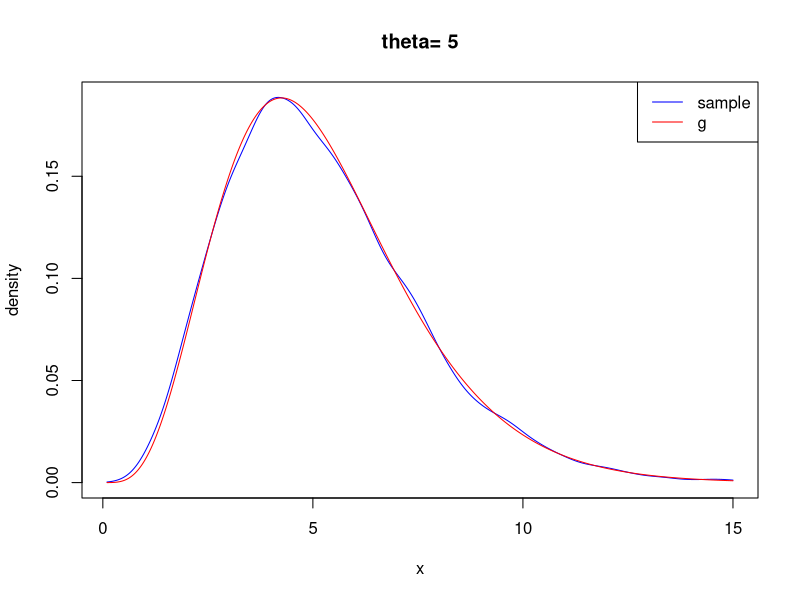
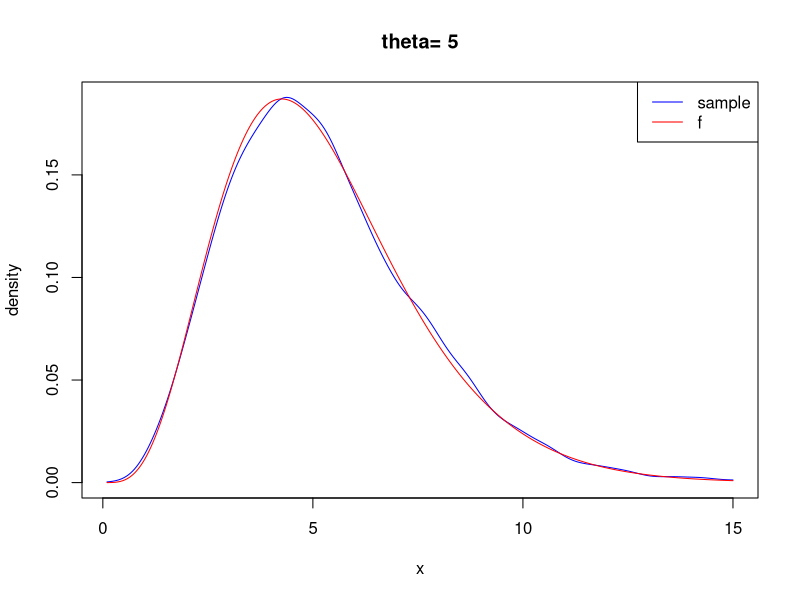
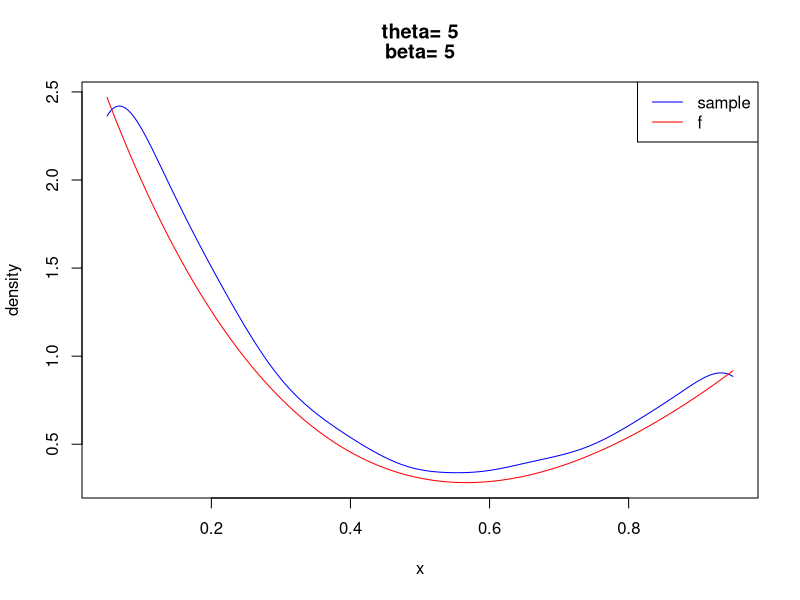
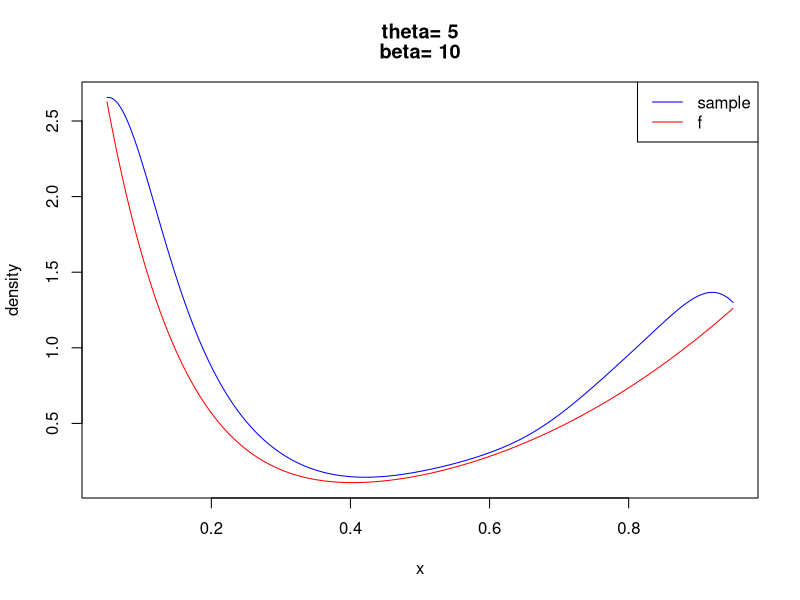
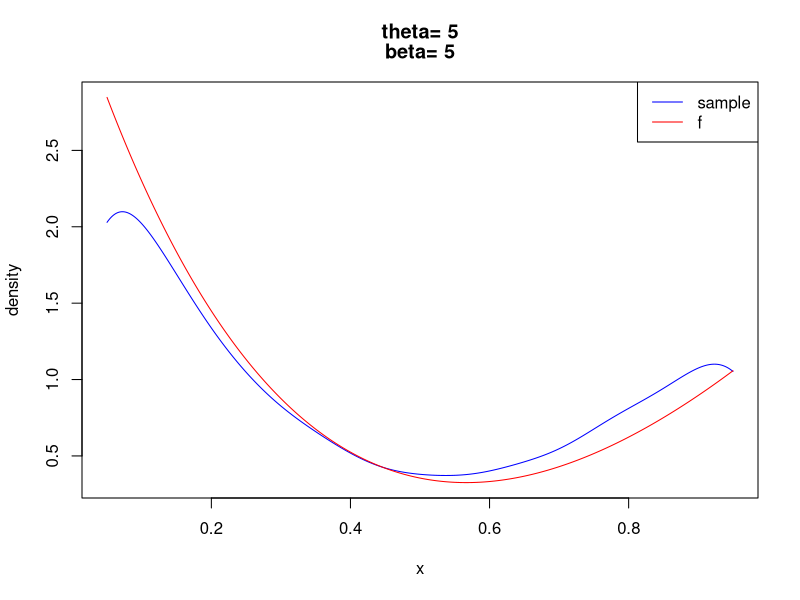
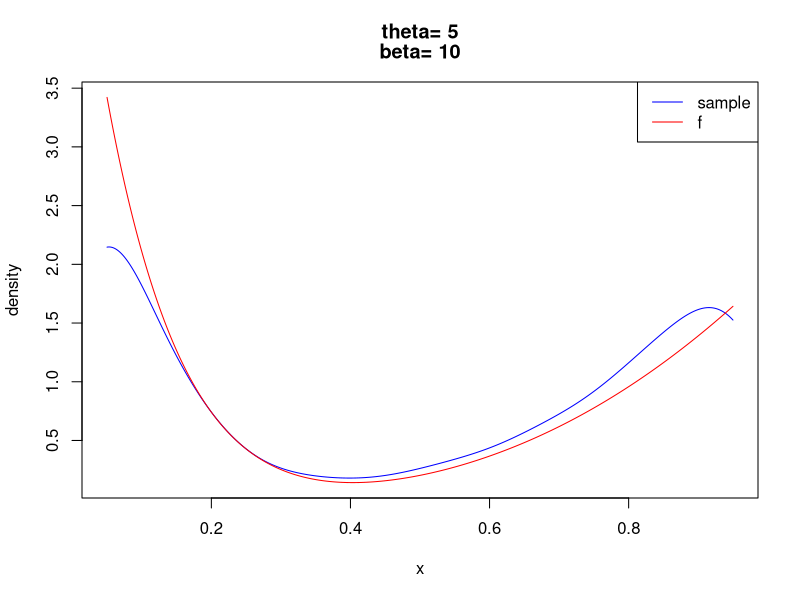

Recreate these plots in R, in order.
## ---- chunk 1
knitr::opts_chunk$set(echo = TRUE)
## ---- chunk 2

g.sample <- function(theta,n){
  sample = rep(0, n)
  for (i in 1:n){
    a = sample(1:2,1,prob = c(2*gamma(theta),gamma(theta+1/2)))
    if (a==1){
      x = rgamma(1,theta)
      sample[i] = x
    } else {
      x = rgamma(1,theta+1/2)
      sample[i] = x
    }
  }
  return(sample)
}

sample = g.sample(5,10000)
theta = 5 

#plot
intvl=c(.1, 15)
n.p=10001
dg.obj = density(sample, from=intvl[1], to=intvl[2], n=n.p)
x = dg.obj$x
dg = dg.obj$y
g.val = 2*x^(theta-1)*exp(-x)+x^(theta-1/2)*exp(-x)
g <- function(x) {2*x^(theta-1)*exp(-x)+x^(theta-1/2)*exp(-x)}
c <- integrate(g, lower = 0, upper = Inf)$value
g.val = g.val/c
title1 <- paste("theta=",theta)
plot(ts(cbind(dg,g.val),start=intvl[1],
     deltat=diff(intvl)/(n.p-1)), main = c(title1),
     plot.type="single", col=c("blue", "red"),
     ylab="density", xlab="x")
legend("topright",legend=c('sample','g'),col=c('blue','red'),
       lty=1)

## ---- chunk 3
f.sample <- function(theta, n=10000) {
  sample = rep(0, n)
  for (i in 1:n) {
    while (1) {
      x = g.sample(theta,1)
      if ((sqrt(2)/2)*(2+sqrt(x))*runif(1) < sqrt(4+x)) {
        sample[i] = x
        break
      }
    }
  }
  
  #plot
  intvl=c(.1, 15)
  n.p=10001
  df.obj = density(sample, from=intvl[1], to=intvl[2], n=n.p)
  x = df.obj$x
  df = df.obj$y
  f.val = sqrt(4+x)*x^(theta-1)*exp(-1*x)
  f <- function(x) {sqrt(4+x)*x^(theta-1)*exp(-1*x)}
  c <- integrate(f, lower = 0, upper = Inf)$value
  f.val = f.val/c
  title1 <- paste("theta=",theta)
  plot(ts(cbind(df,f.val),start=intvl[1],
       deltat=diff(intvl)/(n.p-1)),main = c(title1),
       plot.type="single", col=c("blue", "red"),
       ylab="density", xlab="x")
  legend("topright",legend=c('sample','f'),col=c('blue','red'),
         lty=1)

  return(sample)
}

sample = f.sample(5)

## ---- chunk 4
f.sample <- function(theta,b, n=10000) {
  sample = rep(0, n)
  lambda = 0.6
  for (i in 1:n) {
    while(1){
      if (runif(1)>lambda){
        x = runif(1)^(1/theta)
      } else {
        x = 1-runif(1)^(1/b)
      }
      if (runif(1)*sqrt(3)/(lambda*b)*((1-lambda)*theta*x^(theta-1           )+lambda*b*(1-x)^(b-1))<x^(theta-1)/(1+x^2)+sqrt(2+x^2)*           (1-x)^(b-1)){
        sample[i] = x
        break
      }
    }
  }
  
  #plot
  intvl=c(0.05, 0.95)
  n.p=501
  df.obj = density(sample, from=intvl[1], to=intvl[2], n=n.p)
  x = df.obj$x
  df = df.obj$y
  f.val = x^(theta-1)/(1+x^2)+sqrt(2+x^2)*(1-x)^(b-1)
  f <- function(x) {x^(theta-1)/(1+x^2)+sqrt(2+x^2)*(1-x)^(b-1)}
  c <- integrate(f, lower = 0, upper = 1)$value
  f.val = f.val*mean(df)/c
  title1 <- paste("theta=",theta)
  title2 <- paste("beta=",b)
  plot(ts(cbind(df, f.val), start=intvl[1],                              deltat=diff(intvl)/(n.p-1)), main = c(title1, title2),
       plot.type="single", col=c("blue", "red"),
       ylab="density", xlab="x")
  legend("topright",legend=c('sample','f'),col=c('blue','red'),
         lty=1)
  
  return(sample)
}

sample1 = f.sample(5,5)
sample2 = f.sample(5,10)
## ---- chunk 5
f.separate <- function(theta,b, n=10000) {
  sample = rep(0, n)
  for (i in 1:n) {
    a = sample(1:2,1,prob = c(beta(theta,1),sqrt(3)*beta(1,b)))
    if (a==1){
      while (1) {
        x = rbeta(1,theta,1)
        if ((1+x^2)*runif(1)<1) {
          sample[i] = x
          break
        } 
      }
    } else {
      while (1) {
        x = rbeta(1,1,b)
        if (sqrt(3)*runif(1)<sqrt(2+x^2)) {
          sample[i] = x
          break
        } 
      }
    }
  }
  
  #plot
  intvl=c(0.05, 0.95)
  n.p=10001
  df.obj = density(sample, from=intvl[1], to=intvl[2], n=n.p)
  x = df.obj$x
  df = df.obj$y
  f.val = x^(theta-1)/(1+x^2)+sqrt(2+x^2)*(1-x)^(b-1)
  f <- function(x) {x^(theta-1)/(1+x^2)+sqrt(2+x^2)*(1-x)^(b-1)}
  c <- integrate(f, lower = 0, upper = 1)$value
  f.val = f.val/c
  title1 <- paste("theta=",theta)
  title2 <- paste("beta=",b)
  plot(ts(cbind(df, f.val), start=intvl[1],                              deltat=diff(intvl)/(n.p-1)), main = c(title1, title2),
       plot.type="single", col=c("blue", "red"),
       ylab="density", xlab="x")
  legend("topright",legend=c('sample','f'),col=c('blue','red'),
         lty=1)
  
  return(sample)
}

sample3 = f.separate(5,5)
sample4 = f.separate(5,10)

